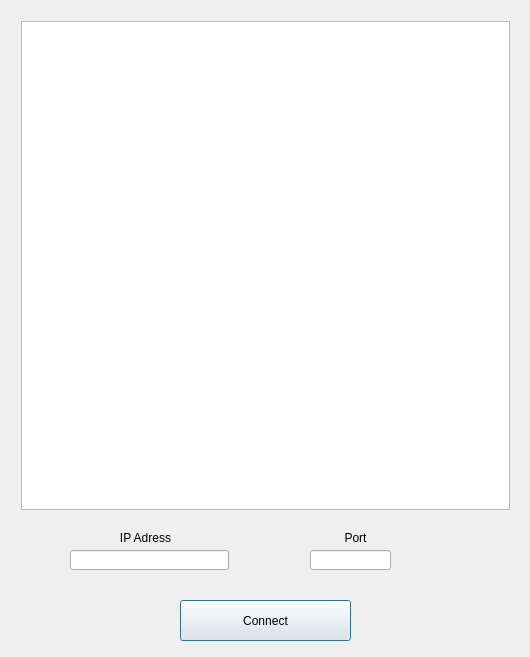
<?xml version="1.0" encoding="UTF-8"?>
<ui version="4.0">
 <class>Dialog</class>
 <widget class="QDialog" name="Dialog">
  <property name="enabled">
   <bool>true</bool>
  </property>
  <property name="geometry">
   <rect>
    <x>0</x>
    <y>0</y>
    <width>530</width>
    <height>657</height>
   </rect>
  </property>
  <property name="sizePolicy">
   <sizepolicy hsizetype="Ignored" vsizetype="Ignored">
    <horstretch>0</horstretch>
    <verstretch>0</verstretch>
   </sizepolicy>
  </property>
  <property name="windowTitle">
   <string>Dialog</string>
  </property>
  <property name="sizeGripEnabled">
   <bool>false</bool>
  </property>
  <widget class="QWidget" name="gridLayoutWidget">
   <property name="geometry">
    <rect>
     <x>10</x>
     <y>10</y>
     <width>511</width>
     <height>511</height>
    </rect>
   </property>
   <layout class="QGridLayout" name="gridLayout">
    <item row="0" column="0">
     <widget class="QGraphicsView" name="graphicsView"/>
    </item>
   </layout>
  </widget>
  <widget class="QLineEdit" name="lineEdit">
   <property name="geometry">
    <rect>
     <x>70</x>
     <y>550</y>
     <width>159</width>
     <height>20</height>
    </rect>
   </property>
   <property name="inputMask">
    <string comment="000.000.000.000;_"/>
   </property>
  </widget>
  <widget class="QLabel" name="label">
   <property name="geometry">
    <rect>
     <x>100</x>
     <y>530</y>
     <width>91</width>
     <height>16</height>
    </rect>
   </property>
   <property name="text">
    <string>IP Adress</string>
   </property>
   <property name="alignment">
    <set>Qt::AlignCenter</set>
   </property>
  </widget>
  <widget class="QLabel" name="label_2">
   <property name="geometry">
    <rect>
     <x>310</x>
     <y>530</y>
     <width>91</width>
     <height>16</height>
    </rect>
   </property>
   <property name="text">
    <string>Port</string>
   </property>
   <property name="alignment">
    <set>Qt::AlignCenter</set>
   </property>
  </widget>
  <widget class="QLineEdit" name="lineEdit_2">
   <property name="geometry">
    <rect>
     <x>310</x>
     <y>550</y>
     <width>81</width>
     <height>20</height>
    </rect>
   </property>
   <property name="inputMask">
    <string comment="000.000.000.000;_"/>
   </property>
  </widget>
  <widget class="QPushButton" name="pushButton">
   <property name="geometry">
    <rect>
     <x>180</x>
     <y>600</y>
     <width>171</width>
     <height>41</height>
    </rect>
   </property>
   <property name="text">
    <string>Connect</string>
   </property>
  </widget>
  <zorder>gridLayoutWidget</zorder>
  <zorder>gridLayoutWidget</zorder>
  <zorder>lineEdit</zorder>
  <zorder>lineEdit</zorder>
  <zorder>label</zorder>
  <zorder>label_2</zorder>
  <zorder>lineEdit_2</zorder>
  <zorder>pushButton</zorder>
 </widget>
 <layoutdefault spacing="6" margin="11"/>
 <resources/>
 <connections/>
</ui>
